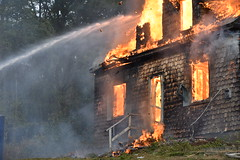
#> input picture data/fire/fire445.jpg, 240 x 160 px
$ python -i segmentation_fire.py   (imports and definitions only)
#> lines starting #> are read from the running program, lines starting #| are printed output that depends on the picture; after the words box and inside, x2 and y2 are one past the last pixel; in counts of white or black regions, pixels touching at a corner belong together
import cv2
import numpy as np

class FireSegmnetation:
    def __init__(self, path):
#> called with path = '../../../data/fire/fire445.jpg'
        self.path = path
        self.scene = cv2.imread(path)
#> self.scene is the input picture: shape (160, 240, 3); mean B, G, R 88.9, 96.6, 108.7
#> in combined_threshhold_fire, `scene_hsv = cv2.cvtColor(self.scene, cv2.COLOR_BGR2HSV)`: scene_hsv: shape (160, 240, 3); mean H, S, V 69.1, 66.2, 116

    def _threshold_rgb_fire(self, scene_rgb):
        """
        Pixel value thresholding for fire in RGB space
        Based on fire's characteristic red-orange-yellow colors
        """
        #extracting channels
        R = scene_rgb[:, :, 0] #red (0-255)
        G = scene_rgb[:, :, 1] #green (0-255)
        B = scene_rgb[:, :, 2] #blue (0-255)
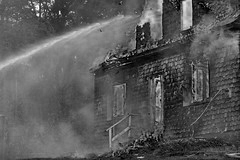
#> B: shape (160, 240); min 0, max 255, mean 88.9

        #creating empty mask
        fire_mask_rgb = np.zeros(scene_rgb.shape[:2], dtype=np.uint8)

        #rule1: red channel should be dominant (R > G > B)
        rule1 = (R > G) & (G > B)
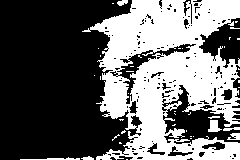
#> rule1: shape (160, 240) bool; 40.7% white; 41 white regions (33 under 20 px), largest, box (x1, y1, x2, y2) and area: (82, 0, 240, 160) 15074, (208, 120, 222, 132) 110, (20, 157, 80, 160) 90

        #rule2: red channel should be strong (R > threshold)
        rule2 = R > 140
#> rule2: shape (160, 240) bool; 19.3% white; 128 white regions (118 under 20 px), largest, box (x1, y1, x2, y2) and area: (0, 0, 240, 70) 4727, (139, 75, 164, 146) 851, (189, 53, 209, 103) 733

        #rule3: color ratio constraints (fire pixels have R much larger than B)
        rule3= R > B * 1.5
#> rule3: shape (160, 240) bool; 26.3% white; 76 white regions (71 under 20 px), largest, box (x1, y1, x2, y2) and area: (23, 52, 240, 160) 4838, (100, 0, 240, 71) 4465, (109, 80, 127, 118) 522, (187, 8, 191, 19) 33, (164, 103, 176, 111) 28

        #rule4: avoid grayscale (color_saturation has to be high)
        color_saturation = (R - np.minimum(G, B)) / (R + 1e-6)
        rule4 = color_saturation > 0.3
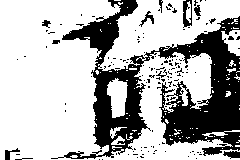
#> rule4: shape (160, 240) bool; 70.2% white; 144 black regions (134 under 20 px), largest, box (x1, y1, x2, y2) and area: (51, 0, 240, 159) 10404, (183, 0, 192, 28) 153, (223, 151, 240, 159) 92
#> in combined_threshhold_fire, `rgb_mask = self._threshold_rgb_fire(scene_rgb)`: rgb_mask: shape (160, 240); 13.6% white; 68 white regions (60 under 20 px), largest, box (x1, y1, x2, y2) and area: (104, 0, 240, 68) 2972, (139, 76, 164, 146) 802, (189, 54, 209, 102) 720

        #rule combinations
        fire_mask_rgb[(rule1 & rule2 & rule3 & rule4)] = 255

        return fire_mask_rgb

    def _threshold_hsv_fire(self, scene_hsv):
        """
        Pixel value thresholding for fire in HSV space
        Based on hue, saturation, and value characteristics
        """
        #extracting HSV channels
        H = scene_hsv[:, :, 0]  #hue (0-179)
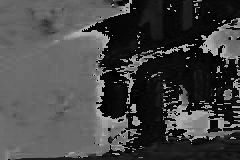
#> H: shape (160, 240); min 0, max 179, mean 69.1
        S = scene_hsv[:, :, 1]  #saturation (0-255)
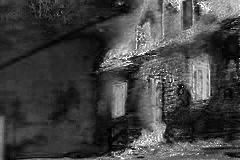
#> S: shape (160, 240); min 0, max 255, mean 66.2
        V = scene_hsv[:, :, 2]  #value/brightness (0-255)
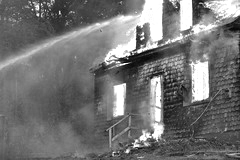
#> V: shape (160, 240); min 1, max 255, mean 116

        #creating empty mask
        fire_mask_hsv = np.zeros(scene_hsv.shape[:2], dtype=np.uint8)

        #rule1: hue range for fire colors (red 0-10, orange 11-25, yellow 26-35)
        hue_rule = ((H >= 0) & (H <= 35))
#> hue_rule: shape (160, 240) bool; 44.6% white; 43 white regions (37 under 20 px), largest, box (x1, y1, x2, y2) and area: (16, 0, 240, 160) 16741, (207, 120, 222, 133) 115, (116, 0, 129, 6) 54, (223, 126, 240, 131) 51, (108, 134, 120, 144) 33, (226, 27, 240, 30) 26

        #rule2: high saturation (fire is highly saturated)
        saturation_rule = S > 100
#> saturation_rule: shape (160, 240) bool; 22.5% white; 125 white regions (117 under 20 px), largest, box (x1, y1, x2, y2) and area: (100, 0, 240, 71) 4021, (76, 57, 223, 160) 2656, (179, 54, 211, 103) 990

        #rule3: high brightness/value (fire is bright)
        value_rule = V > 150
#> value_rule: shape (160, 240) bool; 17.9% white; 124 white regions (111 under 20 px), largest, box (x1, y1, x2, y2) and area: (0, 0, 164, 70) 2999, (161, 0, 240, 46) 1480, (139, 75, 164, 146) 765

        #rule combinations
        fire_mask_hsv[(hue_rule & saturation_rule & value_rule)] = 255

        return fire_mask_hsv

    def combined_threshhold_fire(self):
        scene_hsv = cv2.cvtColor(self.scene, cv2.COLOR_BGR2HSV)
        scene_rgb = cv2.cvtColor(self.scene, cv2.COLOR_BGR2RGB)
        rgb_mask = self._threshold_rgb_fire(scene_rgb)
        hsv_mask = self._threshold_hsv_fire(scene_hsv)
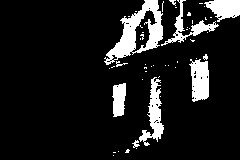
#> hsv_mask: shape (160, 240); 11.5% white; 49 white regions (39 under 20 px), largest, box (x1, y1, x2, y2) and area: (104, 0, 163, 65) 1460, (139, 77, 164, 146) 683, (189, 59, 209, 102) 651
        combined = cv2.bitwise_and(rgb_mask, hsv_mask)
        return combined

class FireIntensityAnalyzer:
    # [188 lines left out: functions __init__, extract_intensity_features, _calculate_fire_area, _calculate_average_brightness, _calculate_color_temperature, _normalize_features and 4 more, not called in this run]

>>> result = FireSegmnetation('../../../data/fire/fire445.jpg').combined_threshhold_fire()

$ run again, on data/fire/fire446.jpg
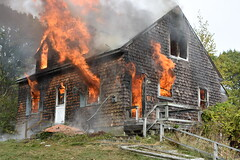
#> input picture data/fire/fire446.jpg, 240 x 160 px
#> in __init__, self.scene is the input picture: shape (160, 240, 3); mean B, G, R 107, 123.2, 136.1
#> scene_hsv: shape (160, 240, 3); mean H, S, V 40.6, 63, 138.1
#> in _threshold_rgb_fire, `rule1 = (R > G) & (G > B)`:
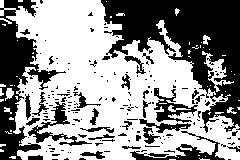
#> rule1: shape (160, 240) bool; 57.4% white; 181 black regions (150 under 20 px), largest, box (x1, y1, x2, y2) and area: (101, 0, 240, 133) 8438, (0, 0, 66, 160) 3649, (130, 131, 225, 160) 646
#> rule2: shape (160, 240) bool; 39.6% white; 432 white regions (407 under 20 px), largest, box (x1, y1, x2, y2) and area: (0, 0, 240, 88) 9608, (70, 104, 205, 160) 1110, (151, 40, 178, 98) 698
#> rule3: shape (160, 240) bool; 33.1% white; 169 white regions (144 under 20 px), largest, box (x1, y1, x2, y2) and area: (37, 0, 103, 108) 3920, (0, 125, 155, 160) 2763, (195, 89, 240, 148) 1566
#> rule4: shape (160, 240) bool; 51.8% white; 147 black regions (142 under 20 px), largest, box (x1, y1, x2, y2) and area: (0, 0, 240, 160) 18005, (230, 54, 240, 61) 27, (230, 155, 240, 160) 24, (216, 133, 222, 140) 23, (49, 51, 55, 56) 21
#> rgb_mask: shape (160, 240); 11.8% white; 183 white regions (164 under 20 px), largest, box (x1, y1, x2, y2) and area: (40, 0, 100, 88) 2387, (153, 43, 176, 97) 598, (130, 64, 144, 118) 318
#> hue_rule: shape (160, 240) bool; 72.1% white; 236 black regions (197 under 20 px), largest, box (x1, y1, x2, y2) and area: (101, 0, 240, 93) 5696, (0, 20, 39, 85) 1522, (157, 103, 197, 123) 265
#> saturation_rule: shape (160, 240) bool; 26% white; 269 white regions (243 under 20 px), largest, box (x1, y1, x2, y2) and area: (38, 0, 103, 107) 3387, (198, 89, 240, 149) 1411, (0, 130, 112, 160) 1211
#> value_rule: shape (160, 240) bool; 34.9% white; 416 white regions (394 under 20 px), largest, box (x1, y1, x2, y2) and area: (4, 0, 240, 86) 8928, (94, 109, 204, 160) 667, (151, 40, 178, 98) 634
#> hsv_mask: shape (160, 240); 8.7% white; 122 white regions (112 under 20 px), largest, box (x1, y1, x2, y2) and area: (40, 0, 100, 86) 1915, (154, 43, 176, 97) 534, (132, 77, 143, 117) 245
#> in combined_threshhold_fire, `combined = cv2.bitwise_and(rgb_mask, hsv_mask)`:
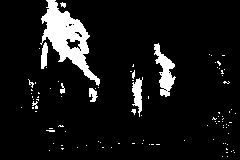
#> combined: shape (160, 240); 8.4% white; 98 white regions (90 under 20 px), largest, box (x1, y1, x2, y2) and area: (40, 0, 100, 86) 1915, (154, 43, 176, 97) 534, (132, 77, 143, 117) 245

$ run again, on data/fire/fire447.jpg
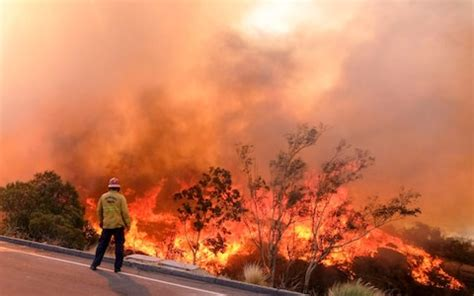
#> input picture data/fire/fire447.jpg, 474 x 296 px
#> in __init__, self.scene is the input picture: shape (296, 474, 3); mean B, G, R 87, 121, 195.7
#> scene_hsv: shape (296, 474, 3); mean H, S, V 12.3, 148.5, 195.7
#> in _threshold_rgb_fire, `rule1 = (R > G) & (G > B)`:
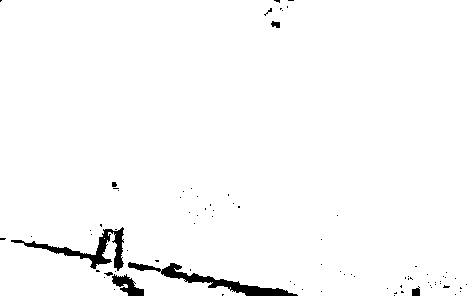
#> rule1: shape (296, 474) bool; 97.9% white; 82 black regions (75 under 20 px), largest, box (x1, y1, x2, y2) and area: (128, 262, 298, 296) 1241, (11, 227, 124, 271) 1070, (112, 274, 144, 296) 355
#> rule2: shape (296, 474) bool; 83.1% white; 106 black regions (87 under 20 px), largest, box (x1, y1, x2, y2) and area: (0, 172, 474, 296) 19819, (171, 173, 223, 232) 986, (208, 168, 248, 221) 653
#> rule3: shape (296, 474) bool; 90.1% white; 20 black regions (14 under 20 px), largest, box (x1, y1, x2, y2) and area: (220, 0, 474, 48) 7730, (10, 230, 310, 296) 4437, (0, 0, 51, 78) 1567, (127, 255, 158, 261) 88, (352, 27, 368, 36) 62, (0, 236, 13, 240) 26
#> rule4: shape (296, 474) bool; 94% white; 39 black regions (29 under 20 px), largest, box (x1, y1, x2, y2) and area: (232, 0, 385, 40) 4056, (101, 257, 309, 296) 2585, (0, 0, 35, 60) 918
#> rgb_mask: shape (296, 474); 75.6% white; 108 black regions (87 under 20 px), largest, box (x1, y1, x2, y2) and area: (0, 172, 474, 296) 20934, (220, 0, 474, 48) 7730, (0, 0, 51, 78) 1567
#> hue_rule: shape (296, 474) bool; 98.3% white; 15 black regions (9 under 20 px), largest, box (x1, y1, x2, y2) and area: (161, 263, 296, 296) 988, (24, 229, 111, 269) 634, (112, 275, 144, 296) 310, (110, 230, 123, 270) 261, (128, 262, 161, 271) 137, (12, 240, 24, 243) 29
#> saturation_rule: shape (296, 474) bool; 82% white; 51 black regions (43 under 20 px), largest, box (x1, y1, x2, y2) and area: (202, 0, 474, 106) 15785, (90, 253, 310, 296) 4345, (0, 0, 83, 107) 3767
#> value_rule: shape (296, 474) bool; 80.7% white; 133 black regions (116 under 20 px), largest, box (x1, y1, x2, y2) and area: (0, 171, 474, 296) 21580, (163, 168, 248, 232) 2095, (270, 153, 306, 204) 729
#> in combined_threshhold_fire, `hsv_mask = self._threshold_hsv_fire(scene_hsv)`:
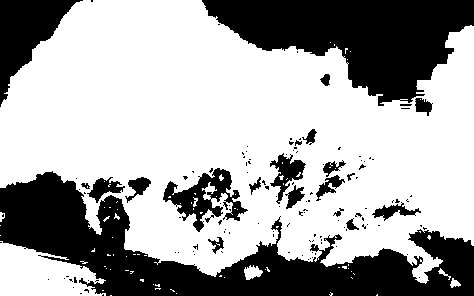
#> hsv_mask: shape (296, 474); 65.6% white; 129 black regions (107 under 20 px), largest, box (x1, y1, x2, y2) and area: (0, 171, 474, 296) 22950, (202, 0, 474, 106) 15785, (0, 0, 83, 107) 3767

$ run again, on data/fire/fire448.jpg
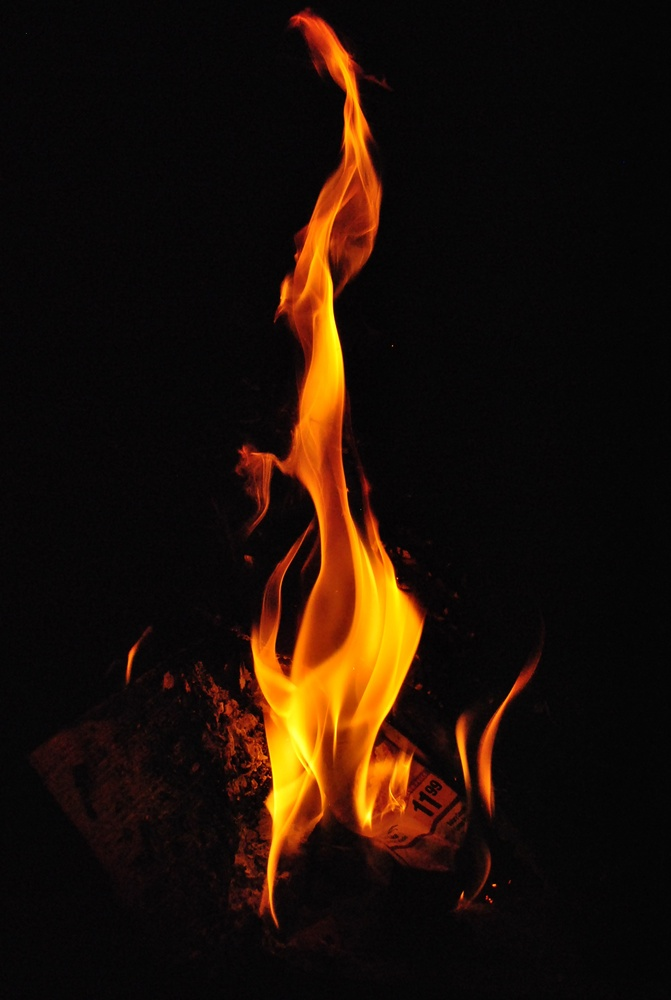
#> input picture data/fire/fire448.jpg, 671 x 1000 px, shrunk from 1944 x 2896 before the run
#> in __init__, self.scene is the input picture: shape (1000, 671, 3); mean B, G, R 6.9, 16.1, 29.8
#> scene_hsv: shape (1000, 671, 3); mean H, S, V 67.5, 71.3, 29.9
#> rule1: shape (1000, 671) bool; 16.7% white; 648 white regions (528 under 20 px), largest, box (x1, y1, x2, y2) and area: (154, 5, 543, 950) 95925, (84, 746, 180, 845) 3519, (52, 732, 98, 824) 1274
#> rule2: shape (1000, 671) bool; 8.7% white; 44 white regions (34 under 20 px), largest, box (x1, y1, x2, y2) and area: (233, 14, 429, 925) 56205, (479, 671, 530, 811) 1233, (456, 718, 469, 786) 452
#> rule3: shape (1000, 671) bool; 20.9% white; 731 white regions (686 under 20 px), largest, box (x1, y1, x2, y2) and area: (133, 4, 547, 960) 116994, (28, 696, 186, 898) 15444, (448, 831, 503, 924) 2059
#> rule4: shape (1000, 671) bool; 31.5% white; 7895 white regions (7521 under 20 px), largest, box (x1, y1, x2, y2) and area: (27, 0, 548, 986) 164578, (188, 596, 225, 632) 389, (516, 842, 536, 875) 253
#> rgb_mask: shape (1000, 671); 8.7% white; 44 white regions (34 under 20 px), largest, box (x1, y1, x2, y2) and area: (233, 14, 429, 925) 56060, (479, 671, 530, 811) 1233, (456, 718, 469, 786) 452
#> hue_rule: shape (1000, 671) bool; 59.6% white; 973 black regions (720 under 20 px), largest, box (x1, y1, x2, y2) and area: (0, 0, 582, 836) 181263, (256, 789, 624, 1000) 29136, (0, 792, 283, 1000) 26863
#> saturation_rule: shape (1000, 671) bool; 24.2% white; 5119 white regions (5039 under 20 px), largest, box (x1, y1, x2, y2) and area: (28, 0, 547, 960) 141806, (448, 837, 513, 928) 2491, (167, 738, 190, 775) 388
#> in _threshold_hsv_fire, `value_rule = V > 150`:
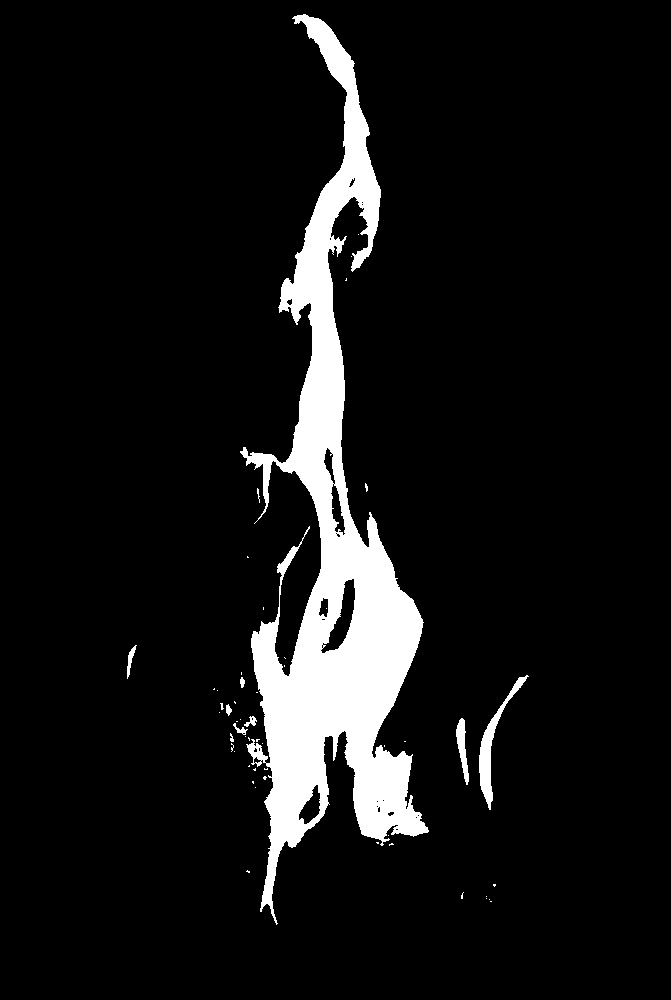
#> value_rule: shape (1000, 671) bool; 8.2% white; 52 white regions (42 under 20 px), largest, box (x1, y1, x2, y2) and area: (240, 14, 429, 925) 53098, (479, 675, 529, 810) 1167, (456, 718, 469, 785) 423
#> combined: shape (1000, 671); 8.2% white; 52 white regions (42 under 20 px), largest, box (x1, y1, x2, y2) and area: (240, 14, 429, 925) 52960, (479, 675, 529, 810) 1167, (456, 718, 469, 785) 423
